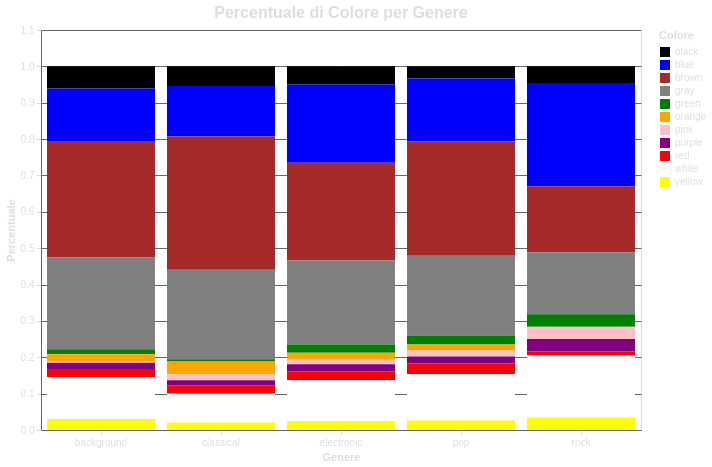

The Vega-Lite source for this figure:
### Vega-Lite specification from a JSON file in a GitHub repository (floating-point values rounded to 4 significant figures)
{"$schema": "https://vega.github.io/schema/vega-lite/v5.17.0.json", "config": {"axis": {"labelAngle": 0, "domainColor": "#666666", "gridColor": "#666666", "labelColor": "#DBDEE1", "tickColor": "#DBDEE1", "titleColor": "#DBDEE1"}, "background": "transparent", "legend": {"labelColor": "#DBDEE1", "titleColor": "#DBDEE1"}, "title": {"color": "#DBDEE1", "fontSize": 16}}, "data": {"name": "data-c4043c2359094259758aaba27fe984fe"}, "datasets": {"data-c4043c2359094259758aaba27fe984fe": [{"Colore": "black", "Genere": "background", "Percentuale": 0.06102}, {"Colore": "black", "Genere": "classical", "Percentuale": 0.05383}, {"Colore": "black", "Genere": "electronic", "Percentuale": 0.04956}, {"Colore": "black", "Genere": "pop", "Percentuale": 0.03349}, {"Colore": "black", "Genere": "rock", "Percentuale": 0.04545}, {"Colore": "blue", "Genere": "background", "Percentuale": 0.1441}, {"Colore": "blue", "Genere": "classical", "Percentuale": 0.1387}, {"Colore": "blue", "Genere": "electronic", "Percentuale": 0.2154}, {"Colore": "blue", "Genere": "pop", "Percentuale": 0.1728}, {"Colore": "blue", "Genere": "rock", "Percentuale": 0.2841}, {"Colore": "brown", "Genere": "background", "Percentuale": 0.3203}, {"Colore": "brown", "Genere": "classical", "Percentuale": 0.3665}, {"Colore": "brown", "Genere": "electronic", "Percentuale": 0.2689}, {"Colore": "brown", "Genere": "pop", "Percentuale": 0.3147}, {"Colore": "brown", "Genere": "rock", "Percentuale": 0.1818}, {"Colore": "gray", "Genere": "background", "Percentuale": 0.2525}, {"Colore": "gray", "Genere": "classical", "Percentuale": 0.2464}, {"Colore": "gray", "Genere": "electronic", "Percentuale": 0.2311}, {"Colore": "gray", "Genere": "pop", "Percentuale": 0.219}, {"Colore": "gray", "Genere": "rock", "Percentuale": 0.1705}, {"Colore": "green", "Genere": "background", "Percentuale": 0.01356}, {"Colore": "green", "Genere": "classical", "Percentuale": 0.006211}, {"Colore": "green", "Genere": "electronic", "Percentuale": 0.02237}, {"Colore": "green", "Genere": "pop", "Percentuale": 0.02468}, {"Colore": "green", "Genere": "rock", "Percentuale": 0.03409}, {"Colore": "orange", "Genere": "background", "Percentuale": 0.01864}, {"Colore": "orange", "Genere": "classical", "Percentuale": 0.0352}, {"Colore": "orange", "Genere": "electronic", "Percentuale": 0.01974}, {"Colore": "orange", "Genere": "pop", "Percentuale": 0.01675}, {"Colore": "orange", "Genere": "rock", "Percentuale": 0.0}, {"Colore": "pink", "Genere": "background", "Percentuale": 0.005085}, {"Colore": "pink", "Genere": "classical", "Percentuale": 0.01656}, {"Colore": "pink", "Genere": "electronic", "Percentuale": 0.01184}, {"Colore": "pink", "Genere": "pop", "Percentuale": 0.01675}, {"Colore": "pink", "Genere": "rock", "Percentuale": 0.03409}, {"Colore": "purple", "Genere": "background", "Percentuale": 0.01695}, {"Colore": "purple", "Genere": "classical", "Percentuale": 0.01449}, {"Colore": "purple", "Genere": "electronic", "Percentuale": 0.01974}, {"Colore": "purple", "Genere": "pop", "Percentuale": 0.01895}, {"Colore": "purple", "Genere": "rock", "Percentuale": 0.03409}, {"Colore": "red", "Genere": "background", "Percentuale": 0.02203}, {"Colore": "red", "Genere": "classical", "Percentuale": 0.02277}, {"Colore": "red", "Genere": "electronic", "Percentuale": 0.02456}, {"Colore": "red", "Genere": "pop", "Percentuale": 0.02865}, {"Colore": "red", "Genere": "rock", "Percentuale": 0.01136}, {"Colore": "white", "Genere": "background", "Percentuale": 0.1153}, {"Colore": "white", "Genere": "classical", "Percentuale": 0.07867}, {"Colore": "white", "Genere": "electronic", "Percentuale": 0.1123}, {"Colore": "white", "Genere": "pop", "Percentuale": 0.1278}, {"Colore": "white", "Genere": "rock", "Percentuale": 0.1705}, {"Colore": "yellow", "Genere": "background", "Percentuale": 0.03051}, {"Colore": "yellow", "Genere": "classical", "Percentuale": 0.0207}, {"Colore": "yellow", "Genere": "electronic", "Percentuale": 0.02456}, {"Colore": "yellow", "Genere": "pop", "Percentuale": 0.02644}, {"Colore": "yellow", "Genere": "rock", "Percentuale": 0.03409}]}, "encoding": {"color": {"field": "Colore", "scale": {"domain": ["black", "blue", "brown", "gray", "green", "orange", "pink", "purple", "red", "white", "yellow"], "range": ["black", "blue", "brown", "gray", "green", "orange", "pink", "purple", "red", "white", "yellow"]}, "type": "nominal"}, "tooltip": [{"field": "Genere", "type": "nominal"}, {"field": "Colore", "type": "nominal"}, {"field": "Percentuale", "format": ".2f", "type": "quantitative"}], "x": {"field": "Genere", "title": "Genere", "type": "nominal"}, "y": {"field": "Percentuale", "title": "Percentuale", "type": "quantitative"}}, "height": 400, "mark": {"type": "bar"}, "title": "Percentuale di Colore per Genere", "width": 600}
